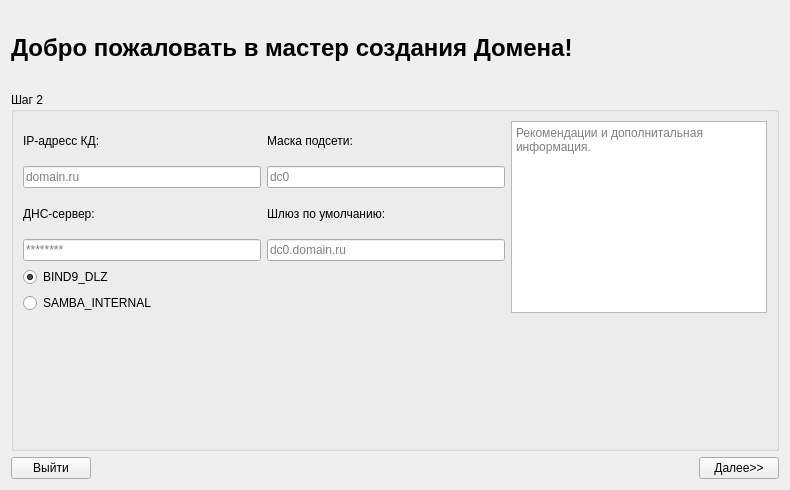
<?xml version="1.0" encoding="UTF-8"?>
<ui version="4.0">
 <class>Step2Page</class>
 <widget class="QWidget" name="Step2Page">
  <property name="geometry">
   <rect>
    <x>0</x>
    <y>0</y>
    <width>790</width>
    <height>490</height>
   </rect>
  </property>
  <property name="windowTitle">
   <string>Form</string>
  </property>
  <layout class="QGridLayout" name="gridLayout_2">
   <item row="0" column="0" colspan="2">
    <widget class="QLabel" name="label_6">
     <property name="sizePolicy">
      <sizepolicy hsizetype="Fixed" vsizetype="Fixed">
       <horstretch>0</horstretch>
       <verstretch>0</verstretch>
      </sizepolicy>
     </property>
     <property name="font">
      <font>
       <pointsize>18</pointsize>
       <weight>75</weight>
       <bold>true</bold>
      </font>
     </property>
     <property name="text">
      <string>Добро пожаловать в мастер создания Домена! </string>
     </property>
     <property name="margin">
      <number>3</number>
     </property>
    </widget>
   </item>
   <item row="0" column="2">
    <widget class="QLabel" name="label_9">
     <property name="sizePolicy">
      <sizepolicy hsizetype="Fixed" vsizetype="Fixed">
       <horstretch>0</horstretch>
       <verstretch>0</verstretch>
      </sizepolicy>
     </property>
     <property name="minimumSize">
      <size>
       <width>75</width>
       <height>75</height>
      </size>
     </property>
     <property name="maximumSize">
      <size>
       <width>50</width>
       <height>50</height>
      </size>
     </property>
     <property name="frameShape">
      <enum>QFrame::NoFrame</enum>
     </property>
     <property name="text">
      <string/>
     </property>
     <property name="pixmap">
      <pixmap>logo.png</pixmap>
     </property>
     <property name="scaledContents">
      <bool>true</bool>
     </property>
    </widget>
   </item>
   <item row="1" column="0" colspan="3">
    <widget class="QGroupBox" name="groupBox">
     <property name="sizePolicy">
      <sizepolicy hsizetype="Expanding" vsizetype="Expanding">
       <horstretch>0</horstretch>
       <verstretch>0</verstretch>
      </sizepolicy>
     </property>
     <property name="font">
      <font>
       <weight>50</weight>
       <bold>false</bold>
      </font>
     </property>
     <property name="title">
      <string>Шаг 2</string>
     </property>
     <layout class="QGridLayout" name="gridLayout">
      <item row="0" column="0">
       <widget class="QLabel" name="label_2">
        <property name="text">
         <string>IP-адресс КД:</string>
        </property>
       </widget>
      </item>
      <item row="0" column="1">
       <widget class="QLabel" name="label_3">
        <property name="text">
         <string>Маска подсети:</string>
        </property>
       </widget>
      </item>
      <item row="0" column="2" rowspan="6">
       <widget class="QPlainTextEdit" name="plainTextEdit">
        <property name="readOnly">
         <bool>true</bool>
        </property>
        <property name="placeholderText">
         <string>Рекомендации и дополнитальная информация.</string>
        </property>
       </widget>
      </item>
      <item row="1" column="0">
       <widget class="QLineEdit" name="lineEdit">
        <property name="placeholderText">
         <string>domain.ru</string>
        </property>
       </widget>
      </item>
      <item row="1" column="1">
       <widget class="QLineEdit" name="lineEdit_2">
        <property name="placeholderText">
         <string>dc0</string>
        </property>
       </widget>
      </item>
      <item row="2" column="0">
       <widget class="QLabel" name="label_5">
        <property name="text">
         <string>ДНС-сервер:</string>
        </property>
       </widget>
      </item>
      <item row="2" column="1">
       <widget class="QLabel" name="label_4">
        <property name="text">
         <string>Шлюз по умолчанию:</string>
        </property>
       </widget>
      </item>
      <item row="3" column="0">
       <widget class="QLineEdit" name="lineEdit_4">
        <property name="placeholderText">
         <string>********</string>
        </property>
       </widget>
      </item>
      <item row="3" column="1">
       <widget class="QLineEdit" name="lineEdit_3">
        <property name="readOnly">
         <bool>true</bool>
        </property>
        <property name="placeholderText">
         <string>dc0.domain.ru</string>
        </property>
       </widget>
      </item>
      <item row="4" column="0">
       <widget class="QRadioButton" name="radioButton">
        <property name="text">
         <string>BIND9_DLZ</string>
        </property>
        <property name="checked">
         <bool>true</bool>
        </property>
       </widget>
      </item>
      <item row="5" column="0">
       <widget class="QRadioButton" name="radioButton_2">
        <property name="text">
         <string>SAMBA_INTERNAL</string>
        </property>
       </widget>
      </item>
      <item row="6" column="0" colspan="3">
       <spacer name="verticalSpacer">
        <property name="orientation">
         <enum>Qt::Vertical</enum>
        </property>
        <property name="sizeHint" stdset="0">
         <size>
          <width>20</width>
          <height>40</height>
         </size>
        </property>
       </spacer>
      </item>
     </layout>
    </widget>
   </item>
   <item row="2" column="0">
    <widget class="QPushButton" name="pushButton_2">
     <property name="text">
      <string>Выйти</string>
     </property>
    </widget>
   </item>
   <item row="2" column="1">
    <spacer name="horizontalSpacer">
     <property name="orientation">
      <enum>Qt::Horizontal</enum>
     </property>
     <property name="sizeHint" stdset="0">
      <size>
       <width>538</width>
       <height>20</height>
      </size>
     </property>
    </spacer>
   </item>
   <item row="2" column="2">
    <widget class="QPushButton" name="pushButton">
     <property name="text">
      <string>Далее&gt;&gt;</string>
     </property>
    </widget>
   </item>
  </layout>
 </widget>
 <resources/>
 <connections/>
</ui>
